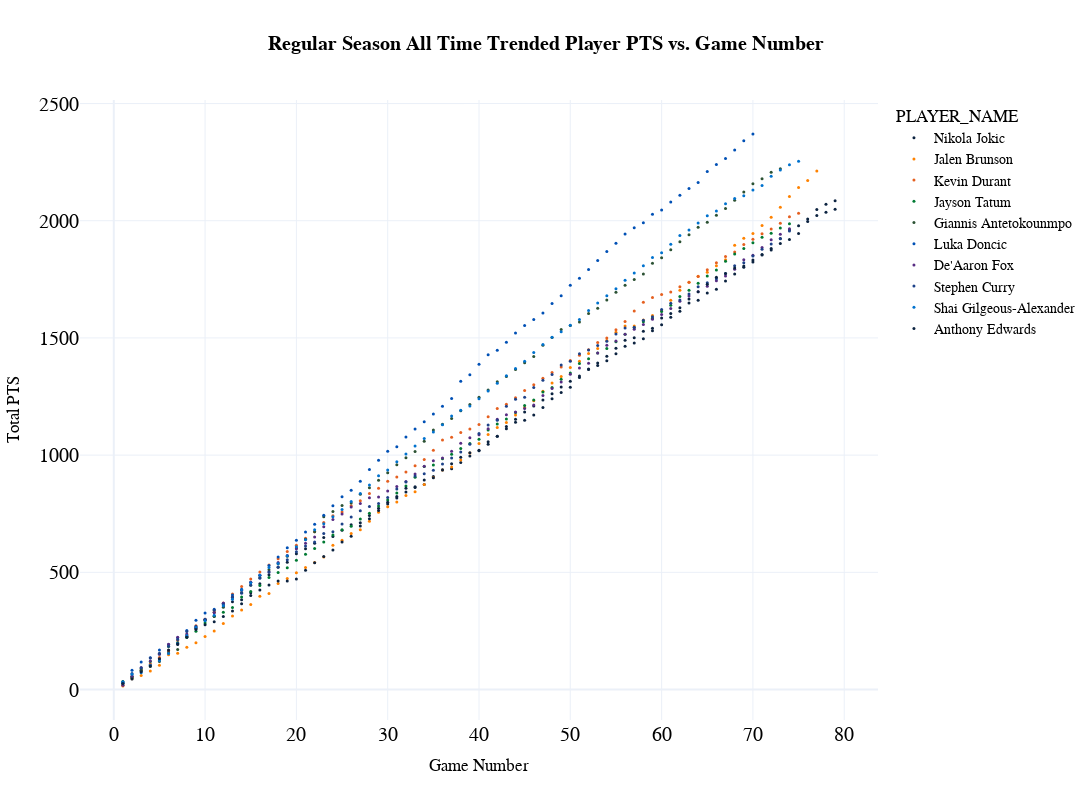

The notebook cell saved with this chart:
### Code cell
fig = px.scatter(
  df_top, 
  x="Game Number", 
  y="Total {}".format(sort_category),
  color='PLAYER_NAME',
  color_discrete_map=player_color_dict,     
  title="<b>Regular Season All Time Trended Player {} vs. Game Number</b>".format(sort_category),
  template="plotly_white",
  hover_data=['PLAYER_NAME', 'MIN', 'FGM', 'FGA', 'FG_PCT', 'FG3M', 'FG3A', 'FG3_PCT', 'FTM', 'FTA', 'OREB',
       'DREB', 'REB', 'AST', 'STL', 'BLK', 'TOV', 'PF', 'PTS', 'PLUS_MINUS', 'Season',
       'Game Number'], 
  height=800, 
  width=1200,
  )

fig.update_layout(
    title_x=0.5,
    hoverlabel=dict(
        bgcolor="white",
        font_size=16,
        font_family="PT Sans Narrow"
    ),
    yaxis = dict(tickfont = dict(size=20)),
    xaxis = dict(tickfont = dict(size=20)),
    font=dict(
        family="PT Sans Narrow",
        size=14,
        color="Black"
    ),
    title_font_family="PT Sans Narrow"
)
fig.update_traces(marker={'size': 3})

fig

### Figure 1 — Plotly figure (JSON) as saved in the notebook; plotly's stock layout.template omitted (floating-point values rounded to 4 significant figures; data arrays with more than 128 entries replaced by an {"elided": "..."} marker saying what was removed)
{"data": [{"customdata": {"elided": "79x21 mixed values"}, "hovertemplate": "PLAYER_NAME=%{customdata[0]}<br>Game Number=%{x}<br>Total PTS=%{y}<br>MIN=%{customdata[1]}<br>FGM=%{customdata[2]}<br>FGA=%{customdata[3]}<br>FG_PCT=%{customdata[4]}<br>FG3M=%{customdata[5]}<br>FG3A=%{customdata[6]}<br>FG3_PCT=%{customdata[7]}<br>FTM=%{customdata[8]}<br>FTA=%{customdata[9]}<br>OREB=%{customdata[10]}<br>DREB=%{customdata[11]}<br>REB=%{customdata[12]}<br>AST=%{customdata[13]}<br>STL=%{customdata[14]}<br>BLK=%{customdata[15]}<br>TOV=%{customdata[16]}<br>PF=%{customdata[17]}<br>PTS=%{customdata[18]}<br>PLUS_MINUS=%{customdata[19]}<br>Season=%{customdata[20]}<extra></extra>", "legendgroup": "Nikola Jokic", "marker": {"color": "#0C2340", "size": 3, "symbol": "circle"}, "mode": "markers", "name": "Nikola Jokic", "orientation": "v", "showlegend": true, "type": "scatter", "x": [1, 52, 67, 68, 25, 23, 13, 6, 3, 43, 12, 42, 5, 47, 17, 71, 53, 64, 55, 76, 75, 72, 38, 33, 30, 26, 35, 7, 4, 15, 36, 41, 28, 20, 16, 74, 78, 50, 65, 58, 77, 62, 79, 37, 24, 19, 49, 21, 2, 66, 70, 59, 69, 57, 63, 14, 48, 39, 18, 8, 56, 61, 54, 34, 27, 40, 29, 11, 22, 51, 73, 60, 32, 31, 46, 45, 44, 9, 10], "xaxis": "x", "y": [29, 1367, 1743, 1773, 679, 649, 374, 164, 79, 1122, 356, 1080, 131, 1235, 490, 1856, 1382, 1661, 1432, 2007, 1979, 1882, 969, 862, 791, 703, 909, 192, 106, 413, 938, 1046, 742, 579, 451, 1960, 2070, 1315, 1692, 1496, 2048, 1614, 2085, 942, 653, 543, 1291, 601, 51, 1708, 1824, 1531, 1802, 1478, 1649, 383, 1262, 996, 522, 227, 1464, 1588, 1403, 875, 711, 1021, 773, 330, 624, 1338, 1924, 1556, 843, 817, 1210, 1184, 1153, 262, 298], "yaxis": "y"}, {"customdata": {"elided": "77x21 mixed values"}, "hovertemplate": "PLAYER_NAME=%{customdata[0]}<br>Game Number=%{x}<br>Total PTS=%{y}<br>MIN=%{customdata[1]}<br>FGM=%{customdata[2]}<br>FGA=%{customdata[3]}<br>FG_PCT=%{customdata[4]}<br>FG3M=%{customdata[5]}<br>FG3A=%{customdata[6]}<br>FG3_PCT=%{customdata[7]}<br>FTM=%{customdata[8]}<br>FTA=%{customdata[9]}<br>OREB=%{customdata[10]}<br>DREB=%{customdata[11]}<br>REB=%{customdata[12]}<br>AST=%{customdata[13]}<br>STL=%{customdata[14]}<br>BLK=%{customdata[15]}<br>TOV=%{customdata[16]}<br>PF=%{customdata[17]}<br>PTS=%{customdata[18]}<br>PLUS_MINUS=%{customdata[19]}<br>Season=%{customdata[20]}<extra></extra>", "legendgroup": "Jalen Brunson", "marker": {"color": "#FF8200", "size": 3, "symbol": "circle"}, "mode": "markers", "name": "Jalen Brunson", "orientation": "v", "showlegend": true, "type": "scatter", "x": [2, 72, 52, 54, 69, 61, 49, 37, 27, 11, 38, 34, 28, 70, 57, 73, 62, 55, 43, 15, 36, 39, 20, 18, 40, 47, 65, 14, 4, 8, 35, 13, 46, 16, 75, 67, 58, 71, 17, 7, 3, 21, 44, 32, 33, 29, 6, 51, 68, 56, 50, 74, 53, 66, 22, 9, 30, 23, 19, 10, 42, 41, 24, 12, 48, 1, 64, 59, 63, 76, 60, 77, 31, 25, 26, 5, 45], "xaxis": "x", "y": [46, 2015, 1434, 1489, 1925, 1661, 1335, 949, 682, 250, 979, 875, 718, 1945, 1551, 2058, 1703, 1524, 1139, 363, 937, 1009, 498, 452, 1050, 1272, 1780, 339, 79, 180, 904, 314, 1232, 398, 2142, 1834, 1577, 1980, 410, 155, 60, 521, 1171, 828, 844, 756, 148, 1401, 1895, 1551, 1374, 2103, 1455, 1808, 542, 200, 780, 565, 474, 226, 1118, 1088, 615, 282, 1308, 15, 1763, 1596, 1737, 2172, 1616, 2212, 800, 637, 666, 103, 1203], "yaxis": "y"}, {"customdata": {"elided": "75x21 mixed values"}, "hovertemplate": "PLAYER_NAME=%{customdata[0]}<br>Game Number=%{x}<br>Total PTS=%{y}<br>MIN=%{customdata[1]}<br>FGM=%{customdata[2]}<br>FGA=%{customdata[3]}<br>FG_PCT=%{customdata[4]}<br>FG3M=%{customdata[5]}<br>FG3A=%{customdata[6]}<br>FG3_PCT=%{customdata[7]}<br>FTM=%{customdata[8]}<br>FTA=%{customdata[9]}<br>OREB=%{customdata[10]}<br>DREB=%{customdata[11]}<br>REB=%{customdata[12]}<br>AST=%{customdata[13]}<br>STL=%{customdata[14]}<br>BLK=%{customdata[15]}<br>TOV=%{customdata[16]}<br>PF=%{customdata[17]}<br>PTS=%{customdata[18]}<br>PLUS_MINUS=%{customdata[19]}<br>Season=%{customdata[20]}<extra></extra>", "legendgroup": "Kevin Durant", "marker": {"color": "#e56020", "size": 3, "symbol": "circle"}, "mode": "markers", "name": "Kevin Durant", "orientation": "v", "showlegend": true, "type": "scatter", "x": [61, 65, 52, 55, 8, 19, 10, 12, 29, 23, 60, 68, 39, 24, 41, 26, 30, 9, 7, 50, 64, 63, 70, 62, 45, 43, 27, 15, 11, 5, 33, 32, 6, 36, 66, 37, 34, 35, 17, 1, 2, 57, 53, 54, 58, 74, 69, 48, 72, 18, 40, 20, 4, 28, 14, 42, 22, 13, 59, 49, 46, 67, 71, 73, 51, 44, 47, 56, 75, 25, 3, 31, 38, 21, 16], "xaxis": "x", "y": [1696, 1791, 1450, 1535, 234, 589, 300, 369, 859, 713, 1685, 1867, 1111, 741, 1164, 784, 889, 272, 209, 1404, 1762, 1737, 1921, 1718, 1276, 1217, 805, 471, 331, 137, 955, 928, 168, 1064, 1821, 1076, 981, 1021, 531, 18, 57, 1615, 1480, 1500, 1652, 2017, 1899, 1353, 1965, 558, 1131, 616, 109, 836, 439, 1199, 673, 408, 1672, 1376, 1300, 1847, 1944, 1989, 1426, 1245, 1328, 1570, 2032, 757, 83, 907, 1096, 645, 501], "yaxis": "y"}, {"customdata": {"elided": "74x21 mixed values"}, "hovertemplate": "PLAYER_NAME=%{customdata[0]}<br>Game Number=%{x}<br>Total PTS=%{y}<br>MIN=%{customdata[1]}<br>FGM=%{customdata[2]}<br>FGA=%{customdata[3]}<br>FG_PCT=%{customdata[4]}<br>FG3M=%{customdata[5]}<br>FG3A=%{customdata[6]}<br>FG3_PCT=%{customdata[7]}<br>FTM=%{customdata[8]}<br>FTA=%{customdata[9]}<br>OREB=%{customdata[10]}<br>DREB=%{customdata[11]}<br>REB=%{customdata[12]}<br>AST=%{customdata[13]}<br>STL=%{customdata[14]}<br>BLK=%{customdata[15]}<br>TOV=%{customdata[16]}<br>PF=%{customdata[17]}<br>PTS=%{customdata[18]}<br>PLUS_MINUS=%{customdata[19]}<br>Season=%{customdata[20]}<extra></extra>", "legendgroup": "Jayson Tatum", "marker": {"color": "#007A33", "size": 3, "symbol": "circle"}, "mode": "markers", "name": "Jayson Tatum", "orientation": "v", "showlegend": true, "type": "scatter", "x": [74, 64, 52, 57, 49, 32, 27, 18, 26, 15, 22, 12, 17, 68, 73, 51, 53, 50, 13, 40, 36, 30, 8, 43, 21, 9, 5, 6, 39, 20, 67, 61, 65, 63, 72, 35, 16, 44, 45, 37, 10, 1, 2, 59, 70, 66, 56, 55, 42, 46, 41, 31, 47, 33, 11, 58, 69, 62, 48, 7, 28, 4, 25, 3, 24, 29, 54, 60, 71, 19, 38, 23, 34, 14], "xaxis": "x", "y": [1987, 1733, 1411, 1543, 1324, 868, 727, 499, 697, 418, 602, 330, 478, 1858, 1969, 1391, 1436, 1350, 350, 1068, 985, 808, 222, 1154, 577, 249, 151, 183, 1050, 552, 1827, 1639, 1764, 1703, 1947, 958, 444, 1182, 1212, 1004, 284, 34, 56, 1584, 1906, 1790, 1516, 1484, 1133, 1235, 1107, 838, 1269, 906, 313, 1569, 1881, 1677, 1289, 199, 752, 119, 682, 89, 659, 783, 1455, 1613, 1930, 520, 1028, 629, 951, 395], "yaxis": "y"}, {"customdata": {"elided": "73x21 mixed values"}, "hovertemplate": "PLAYER_NAME=%{customdata[0]}<br>Game Number=%{x}<br>Total PTS=%{y}<br>MIN=%{customdata[1]}<br>FGM=%{customdata[2]}<br>FGA=%{customdata[3]}<br>FG_PCT=%{customdata[4]}<br>FG3M=%{customdata[5]}<br>FG3A=%{customdata[6]}<br>FG3_PCT=%{customdata[7]}<br>FTM=%{customdata[8]}<br>FTA=%{customdata[9]}<br>OREB=%{customdata[10]}<br>DREB=%{customdata[11]}<br>REB=%{customdata[12]}<br>AST=%{customdata[13]}<br>STL=%{customdata[14]}<br>BLK=%{customdata[15]}<br>TOV=%{customdata[16]}<br>PF=%{customdata[17]}<br>PTS=%{customdata[18]}<br>PLUS_MINUS=%{customdata[19]}<br>Season=%{customdata[20]}<extra></extra>", "legendgroup": "Giannis Antetokounmpo", "marker": {"color": "#2C5234", "size": 3, "symbol": "circle"}, "mode": "markers", "name": "Giannis Antetokounmpo", "orientation": "v", "showlegend": true, "type": "scatter", "x": [68, 67, 62, 65, 26, 48, 7, 36, 10, 57, 33, 46, 15, 14, 3, 42, 41, 60, 71, 50, 73, 51, 66, 64, 11, 5, 30, 2, 40, 31, 29, 6, 34, 61, 69, 59, 56, 44, 39, 28, 45, 21, 19, 35, 8, 47, 23, 1, 54, 49, 63, 70, 72, 58, 55, 52, 4, 43, 37, 32, 38, 25, 9, 13, 53, 24, 22, 17, 18, 16, 20, 27, 12], "xaxis": "x", "y": [2087, 2052, 1910, 1993, 796, 1502, 171, 1132, 295, 1749, 1015, 1421, 445, 414, 82, 1313, 1278, 1842, 2179, 1553, 2222, 1568, 2023, 1972, 311, 120, 925, 49, 1247, 959, 893, 156, 1059, 1876, 2123, 1819, 1725, 1365, 1216, 861, 1394, 641, 569, 1107, 225, 1469, 737, 23, 1662, 1536, 1940, 2158, 2207, 1773, 1695, 1604, 98, 1335, 1156, 989, 1189, 785, 260, 393, 1627, 759, 673, 511, 537, 478, 604, 833, 351], "yaxis": "y"}, {"customdata": {"elided": "70x21 mixed values"}, "hovertemplate": "PLAYER_NAME=%{customdata[0]}<br>Game Number=%{x}<br>Total PTS=%{y}<br>MIN=%{customdata[1]}<br>FGM=%{customdata[2]}<br>FGA=%{customdata[3]}<br>FG_PCT=%{customdata[4]}<br>FG3M=%{customdata[5]}<br>FG3A=%{customdata[6]}<br>FG3_PCT=%{customdata[7]}<br>FTM=%{customdata[8]}<br>FTA=%{customdata[9]}<br>OREB=%{customdata[10]}<br>DREB=%{customdata[11]}<br>REB=%{customdata[12]}<br>AST=%{customdata[13]}<br>STL=%{customdata[14]}<br>BLK=%{customdata[15]}<br>TOV=%{customdata[16]}<br>PF=%{customdata[17]}<br>PTS=%{customdata[18]}<br>PLUS_MINUS=%{customdata[19]}<br>Season=%{customdata[20]}<extra></extra>", "legendgroup": "Luka Doncic", "marker": {"color": "#0050B5", "size": 3, "symbol": "circle"}, "mode": "markers", "name": "Luka Doncic", "orientation": "v", "showlegend": true, "type": "scatter", "x": [52, 67, 58, 55, 7, 40, 28, 19, 66, 51, 59, 61, 10, 9, 26, 33, 13, 27, 36, 2, 50, 57, 56, 60, 68, 48, 11, 4, 12, 31, 15, 20, 29, 1, 49, 43, 70, 44, 63, 47, 6, 34, 3, 35, 39, 16, 54, 53, 45, 42, 14, 32, 18, 37, 8, 23, 24, 22, 38, 69, 65, 64, 62, 46, 21, 25, 5, 41, 30, 17], "xaxis": "x", "y": [1792, 2265, 1991, 1904, 221, 1388, 939, 605, 2240, 1755, 2028, 2080, 326, 296, 850, 1111, 403, 889, 1208, 82, 1725, 1970, 1943, 2046, 2302, 1647, 342, 135, 368, 1036, 458, 637, 978, 33, 1680, 1482, 2370, 1521, 2137, 1606, 192, 1142, 117, 1175, 1343, 488, 1869, 1830, 1553, 1447, 428, 1077, 565, 1242, 252, 744, 784, 705, 1315, 2341, 2210, 2163, 2109, 1579, 672, 822, 169, 1428, 1017, 529], "yaxis": "y"}, {"customdata": {"elided": "74x21 mixed values"}, "hovertemplate": "PLAYER_NAME=%{customdata[0]}<br>Game Number=%{x}<br>Total PTS=%{y}<br>MIN=%{customdata[1]}<br>FGM=%{customdata[2]}<br>FGA=%{customdata[3]}<br>FG_PCT=%{customdata[4]}<br>FG3M=%{customdata[5]}<br>FG3A=%{customdata[6]}<br>FG3_PCT=%{customdata[7]}<br>FTM=%{customdata[8]}<br>FTA=%{customdata[9]}<br>OREB=%{customdata[10]}<br>DREB=%{customdata[11]}<br>REB=%{customdata[12]}<br>AST=%{customdata[13]}<br>STL=%{customdata[14]}<br>BLK=%{customdata[15]}<br>TOV=%{customdata[16]}<br>PF=%{customdata[17]}<br>PTS=%{customdata[18]}<br>PLUS_MINUS=%{customdata[19]}<br>Season=%{customdata[20]}<extra></extra>", "legendgroup": "De'Aaron Fox", "marker": {"color": "#582C83", "size": 3, "symbol": "circle"}, "mode": "markers", "name": "De'Aaron Fox", "orientation": "v", "showlegend": true, "type": "scatter", "x": [52, 65, 55, 51, 58, 66, 32, 21, 27, 5, 6, 33, 47, 50, 49, 29, 40, 41, 3, 26, 14, 44, 72, 54, 36, 17, 11, 16, 12, 42, 38, 34, 18, 2, 64, 70, 53, 62, 45, 67, 57, 63, 39, 37, 20, 8, 30, 13, 25, 69, 73, 48, 60, 74, 31, 9, 19, 28, 22, 10, 1, 68, 46, 71, 61, 59, 56, 43, 35, 24, 7, 4, 15, 23], "xaxis": "x", "y": [1392, 1720, 1487, 1372, 1557, 1744, 887, 624, 794, 150, 193, 919, 1254, 1345, 1312, 821, 1087, 1112, 94, 779, 424, 1184, 1919, 1469, 988, 501, 328, 487, 368, 1153, 1051, 952, 542, 57, 1697, 1853, 1436, 1656, 1199, 1764, 1537, 1679, 1074, 1017, 601, 237, 847, 394, 749, 1833, 1942, 1284, 1600, 1966, 866, 263, 572, 818, 651, 299, 18, 1793, 1214, 1886, 1625, 1580, 1516, 1172, 976, 725, 223, 122, 458, 694], "yaxis": "y"}, {"customdata": {"elided": "74x21 mixed values"}, "hovertemplate": "PLAYER_NAME=%{customdata[0]}<br>Game Number=%{x}<br>Total PTS=%{y}<br>MIN=%{customdata[1]}<br>FGM=%{customdata[2]}<br>FGA=%{customdata[3]}<br>FG_PCT=%{customdata[4]}<br>FG3M=%{customdata[5]}<br>FG3A=%{customdata[6]}<br>FG3_PCT=%{customdata[7]}<br>FTM=%{customdata[8]}<br>FTA=%{customdata[9]}<br>OREB=%{customdata[10]}<br>DREB=%{customdata[11]}<br>REB=%{customdata[12]}<br>AST=%{customdata[13]}<br>STL=%{customdata[14]}<br>BLK=%{customdata[15]}<br>TOV=%{customdata[16]}<br>PF=%{customdata[17]}<br>PTS=%{customdata[18]}<br>PLUS_MINUS=%{customdata[19]}<br>Season=%{customdata[20]}<extra></extra>", "legendgroup": "Stephen Curry", "marker": {"color": "#1D4289", "size": 3, "symbol": "circle"}, "mode": "markers", "name": "Stephen Curry", "orientation": "v", "showlegend": true, "type": "scatter", "x": [63, 72, 55, 45, 48, 51, 24, 41, 9, 27, 33, 15, 25, 11, 40, 1, 57, 71, 74, 66, 50, 54, 69, 49, 42, 38, 7, 18, 31, 12, 2, 70, 65, 73, 52, 13, 37, 28, 4, 32, 10, 8, 53, 61, 29, 17, 5, 20, 16, 30, 43, 67, 60, 56, 62, 47, 35, 14, 6, 3, 22, 26, 36, 21, 64, 59, 46, 68, 58, 34, 19, 23, 44, 39], "xaxis": "x", "y": [1687, 1901, 1517, 1247, 1344, 1433, 673, 1129, 270, 763, 911, 446, 706, 338, 1092, 27, 1546, 1878, 1956, 1752, 1401, 1486, 1821, 1385, 1149, 1013, 213, 523, 855, 363, 68, 1850, 1735, 1923, 1448, 395, 988, 781, 134, 885, 300, 247, 1468, 1648, 794, 501, 155, 588, 475, 819, 1209, 1775, 1621, 1542, 1662, 1319, 935, 411, 185, 92, 629, 736, 962, 612, 1718, 1590, 1289, 1808, 1575, 920, 554, 666, 1238, 1046], "yaxis": "y"}, {"customdata": {"elided": "75x21 mixed values"}, "hovertemplate": "PLAYER_NAME=%{customdata[0]}<br>Game Number=%{x}<br>Total PTS=%{y}<br>MIN=%{customdata[1]}<br>FGM=%{customdata[2]}<br>FGA=%{customdata[3]}<br>FG_PCT=%{customdata[4]}<br>FG3M=%{customdata[5]}<br>FG3A=%{customdata[6]}<br>FG3_PCT=%{customdata[7]}<br>FTM=%{customdata[8]}<br>FTA=%{customdata[9]}<br>OREB=%{customdata[10]}<br>DREB=%{customdata[11]}<br>REB=%{customdata[12]}<br>AST=%{customdata[13]}<br>STL=%{customdata[14]}<br>BLK=%{customdata[15]}<br>TOV=%{customdata[16]}<br>PF=%{customdata[17]}<br>PTS=%{customdata[18]}<br>PLUS_MINUS=%{customdata[19]}<br>Season=%{customdata[20]}<extra></extra>", "legendgroup": "Shai Gilgeous-Alexander", "marker": {"color": "#0072CE", "size": 3, "symbol": "circle"}, "mode": "markers", "name": "Shai Gilgeous-Alexander", "orientation": "v", "showlegend": true, "type": "scatter", "x": [58, 70, 65, 57, 63, 62, 72, 55, 13, 33, 27, 14, 6, 11, 47, 4, 25, 8, 12, 2, 71, 61, 48, 40, 3, 24, 37, 23, 16, 42, 51, 54, 18, 36, 10, 34, 46, 17, 44, 31, 22, 20, 56, 68, 75, 19, 26, 66, 59, 67, 30, 39, 49, 21, 15, 9, 7, 1, 60, 69, 50, 64, 53, 74, 52, 73, 43, 35, 38, 45, 29, 5, 41, 28, 32], "xaxis": "x", "y": [1808, 2131, 2021, 1777, 1960, 1937, 2190, 1710, 385, 1039, 836, 425, 154, 317, 1472, 104, 768, 230, 357, 65, 2150, 1900, 1503, 1241, 72, 737, 1167, 707, 488, 1307, 1579, 1680, 538, 1130, 293, 1071, 1438, 521, 1370, 972, 682, 609, 1746, 2095, 2254, 571, 802, 2041, 1843, 2072, 936, 1210, 1526, 639, 456, 265, 197, 31, 1863, 2107, 1554, 1990, 1649, 2239, 1617, 2216, 1339, 1099, 1191, 1401, 912, 124, 1274, 872, 1005], "yaxis": "y"}, {"customdata": {"elided": "79x21 mixed values"}, "hovertemplate": "PLAYER_NAME=%{customdata[0]}<br>Game Number=%{x}<br>Total PTS=%{y}<br>MIN=%{customdata[1]}<br>FGM=%{customdata[2]}<br>FGA=%{customdata[3]}<br>FG_PCT=%{customdata[4]}<br>FG3M=%{customdata[5]}<br>FG3A=%{customdata[6]}<br>FG3_PCT=%{customdata[7]}<br>FTM=%{customdata[8]}<br>FTA=%{customdata[9]}<br>OREB=%{customdata[10]}<br>DREB=%{customdata[11]}<br>REB=%{customdata[12]}<br>AST=%{customdata[13]}<br>STL=%{customdata[14]}<br>BLK=%{customdata[15]}<br>TOV=%{customdata[16]}<br>PF=%{customdata[17]}<br>PTS=%{customdata[18]}<br>PLUS_MINUS=%{customdata[19]}<br>Season=%{customdata[20]}<extra></extra>", "legendgroup": "Anthony Edwards", "marker": {"color": "#0C2340", "size": 3, "symbol": "circle"}, "mode": "markers", "name": "Anthony Edwards", "orientation": "v", "showlegend": true, "type": "scatter", "x": [61, 58, 50, 54, 68, 72, 56, 55, 76, 4, 18, 29, 15, 47, 42, 28, 34, 77, 79, 19, 45, 16, 13, 3, 7, 41, 66, 60, 78, 2, 17, 5, 8, 30, 27, 21, 32, 1, 74, 57, 75, 65, 67, 33, 40, 36, 26, 11, 46, 23, 14, 25, 48, 49, 52, 51, 69, 59, 73, 10, 20, 44, 9, 62, 71, 53, 70, 63, 64, 35, 39, 31, 43, 38, 24, 12, 37, 22, 6], "xaxis": "x", "y": [1604, 1528, 1290, 1422, 1798, 1875, 1490, 1456, 1997, 100, 463, 764, 401, 1203, 1081, 729, 894, 2022, 2049, 463, 1149, 425, 335, 76, 195, 1057, 1759, 1585, 2036, 45, 446, 131, 223, 799, 698, 509, 859, 26, 1920, 1501, 1946, 1729, 1775, 865, 1019, 936, 654, 289, 1171, 568, 366, 629, 1241, 1267, 1365, 1331, 1807, 1541, 1903, 276, 472, 1140, 256, 1629, 1854, 1393, 1832, 1666, 1697, 903, 1010, 823, 1113, 991, 595, 312, 963, 541, 169], "yaxis": "y"}], "layout": {"font": {"color": "Black", "family": "PT Sans Narrow", "size": 14}, "height": 800, "hoverlabel": {"bgcolor": "white", "font": {"family": "PT Sans Narrow", "size": 16}}, "legend": {"title": {"text": "PLAYER_NAME"}, "tracegroupgap": 0}, "title": {"font": {"family": "PT Sans Narrow"}, "text": "<b>Regular Season All Time Trended Player PTS vs. Game Number</b>", "x": 0.5}, "width": 1200, "xaxis": {"anchor": "y", "domain": [0, 1], "tickfont": {"size": 20}, "title": {"text": "Game Number"}}, "yaxis": {"anchor": "x", "domain": [0, 1], "tickfont": {"size": 20}, "title": {"text": "Total PTS"}}}}
